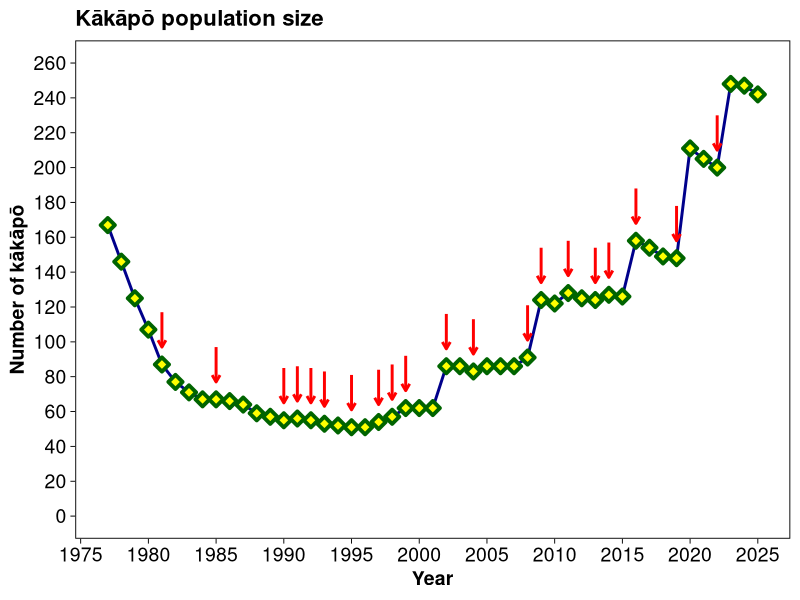
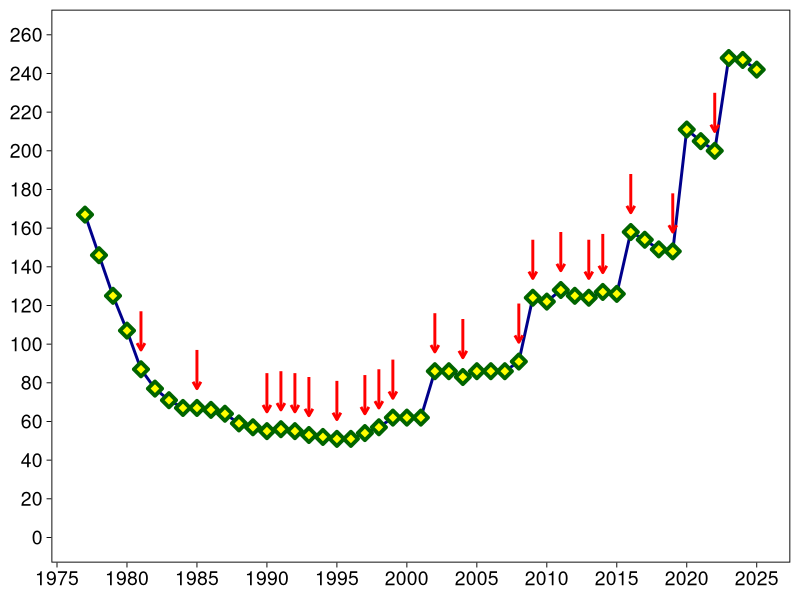

Reproduce these figures in R, in order.
library(ggplot2)
# Data is at https://www.doc.govt.nz/our-work/monitoring-reporting/, updated in October each year with the Annual Report of the Department of Conservation Te Papa Atawhai
# To update, add the new data values at the end of the vectors in the data frame, and run the code in R or RStudio
kpop <- data.frame("year" = 1977:2025,
                   "breeding" = c(FALSE,FALSE,FALSE,FALSE,TRUE,FALSE,FALSE,FALSE,TRUE,FALSE,FALSE,FALSE,FALSE,TRUE,TRUE,TRUE,TRUE,FALSE,TRUE,FALSE,TRUE,TRUE,TRUE,FALSE,FALSE,TRUE,FALSE,TRUE,FALSE,FALSE,FALSE,TRUE,TRUE,FALSE,TRUE,FALSE,TRUE,TRUE,FALSE,TRUE,FALSE,FALSE,TRUE,FALSE,FALSE,TRUE,FALSE,FALSE,FALSE),
                   "transferred" = c(1,1,1,3,7,25,21,21,21,21,26,41,46,46,46,51,51,50,49,49,49,49,49,49,49,49,49,49,48,48,48,47,47,45,42,41,40,38,37,34,33,32,31,26,26,26,26,26,26),
                   "stewart" = c(149,132,111,91,72,44,45,43,44,43,38,18,11,9,8,2,0,0,0,0,0,0,0,0,0,0,0,0,0,0,0,0,0,0,0,0,0,0,0,0,0,0,0,0,0,0,0,0,0),
                   "offshore" = c(0,0,0,0,0,0,0,0,0,0,0,0,0,0,2,2,2,2,2,2,5,8,13,13,13,37,37,34,38,38,38,44,77,77,86,84,84,89,89,124,121,117,117,185,179,174,222,221,216),
                   "fiordland" = c(17,13,13,13,8,8,5,3,2,2,0,0,0,0,0,0,0,0,0,0,0,0,0,0,0,0,0,0,0,0,0,0,0,0,0,0,0,0,0,0,0,0,0,0,0,0,0,0,0),
                   "total" = c(167,146,125,107,87,77,71,67,67,66,64,59,57,55,56,55,53,52,51,51,54,57,62,62,62,86,86,83,86,86,86,91,124,122,128,125,124,127,126,158,154,149,148,211,205,200,248,247,242)
)
kpop$breed_years <- ifelse(kpop$breeding, kpop$year, NA)

# Plot population chart with English language labels
ggplot(kpop, aes(year, total)) +
  geom_line(size=1, color="darkblue") +
  geom_point(size=2.5, shape=23, stroke=2, fill="yellow", color="darkgreen") +
  geom_segment(aes(x = breed_years, y = total+30, xend = year, yend = total+10), linewidth=1, colour="red", arrow = arrow(length = unit(0.2, "cm")), arrow.fill = "red") +
  theme_linedraw(base_size = 14) +
  theme(plot.title = element_text(size=16, face="bold"),
        axis.text = element_text(size=14),
        axis.title = element_text(size=14,face="bold"),
        panel.grid = element_blank()) +
  scale_y_continuous(name = "Number of kākāpō", breaks = seq(from = 0, to = 260, by = 20), limits = c(0,260)) +
  scale_x_continuous(name = "Year", breaks = seq(from = 1975, to = 2025, by = 5)) +
  labs(title = "Kākāpō population size")

# Plot "no text" version (no title or axis labels)
ggplot(kpop, aes(year, total)) +
  geom_line(size=1, color="darkblue") +
  geom_point(size=2.5, shape=23, stroke=2, fill="yellow", color="darkgreen") +
  geom_segment(aes(x = breed_years, y = total+30, xend = year, yend = total+10), size=1, colour="red", arrow = arrow(length = unit(0.2, "cm")), arrow.fill = "red") +
  theme_linedraw(base_size = 14) +
  theme(plot.title = element_text(size=16, face="bold"),
        axis.text = element_text(size=14),
        axis.title = element_text(size=14,face="bold"),
        panel.grid = element_blank()) +
  scale_y_continuous(breaks = seq(from = 0, to = 260, by = 20), limits = c(0,260)) +
  scale_x_continuous(breaks = seq(from = 1975, to = 2025, by = 5)) +
  theme(
    plot.title = element_blank(),
    axis.title.x = element_blank(),
    axis.title.y = element_blank())
